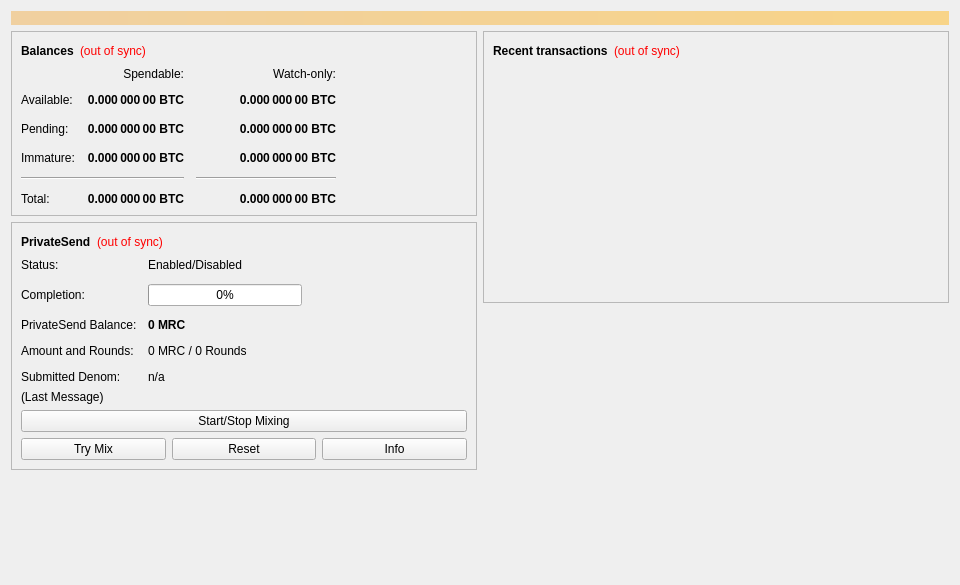
<?xml version="1.0" encoding="UTF-8"?>
<ui version="4.0">
 <class>OverviewPage</class>
 <widget class="QWidget" name="OverviewPage">
  <property name="geometry">
   <rect>
    <x>0</x>
    <y>0</y>
    <width>960</width>
    <height>585</height>
   </rect>
  </property>
  <property name="minimumSize">
   <size>
    <width>960</width>
    <height>0</height>
   </size>
  </property>
  <property name="windowTitle">
   <string>Form</string>
  </property>
  <layout class="QVBoxLayout" name="topLayout">
   <item>
    <widget class="QLabel" name="labelAlerts">
     <property name="visible">
      <bool>false</bool>
     </property>
     <property name="styleSheet">
      <string notr="true">QLabel { background-color: qlineargradient(x1: 0, y1: 0, x2: 1, y2: 0, stop:0 #F0D0A0, stop:1 #F8D488); color:#000000; }</string>
     </property>
     <property name="wordWrap">
      <bool>true</bool>
     </property>
     <property name="margin">
      <number>3</number>
     </property>
     <property name="textInteractionFlags">
      <set>Qt::TextSelectableByMouse</set>
     </property>
    </widget>
   </item>
   <item>
    <layout class="QHBoxLayout" name="horizontalLayout" stretch="1,1">
     <item>
      <layout class="QVBoxLayout" name="verticalLayout_2">
       <item>
        <widget class="QFrame" name="frame">
         <property name="frameShape">
          <enum>QFrame::StyledPanel</enum>
         </property>
         <property name="frameShadow">
          <enum>QFrame::Raised</enum>
         </property>
         <layout class="QVBoxLayout" name="verticalLayout_4">
          <item>
           <layout class="QHBoxLayout" name="horizontalLayout_4">
            <item>
             <widget class="QLabel" name="label_5">
              <property name="font">
               <font>
                <weight>75</weight>
                <bold>true</bold>
               </font>
              </property>
              <property name="text">
               <string>Balances</string>
              </property>
             </widget>
            </item>
            <item>
             <widget class="QLabel" name="labelWalletStatus">
              <property name="toolTip">
               <string>The displayed information may be out of date. Your wallet automatically synchronizes with the Mrclassic network after a connection is established, but this process has not completed yet.</string>
              </property>
              <property name="styleSheet">
               <string notr="true">QLabel { color: red; }</string>
              </property>
              <property name="text">
               <string notr="true">(out of sync)</string>
              </property>
              <property name="alignment">
               <set>Qt::AlignLeading|Qt::AlignLeft|Qt::AlignVCenter</set>
              </property>
             </widget>
            </item>
            <item>
             <spacer name="horizontalSpacer_3">
              <property name="orientation">
               <enum>Qt::Horizontal</enum>
              </property>
              <property name="sizeHint" stdset="0">
               <size>
                <width>40</width>
                <height>20</height>
               </size>
              </property>
             </spacer>
            </item>
           </layout>
          </item>
          <item>
           <layout class="QGridLayout" name="gridLayout">
            <property name="spacing">
             <number>12</number>
            </property>
            <item row="2" column="2">
             <widget class="QLabel" name="labelWatchPending">
              <property name="font">
               <font>
                <weight>75</weight>
                <bold>true</bold>
               </font>
              </property>
              <property name="cursor">
               <cursorShape>IBeamCursor</cursorShape>
              </property>
              <property name="toolTip">
               <string>Unconfirmed transactions to watch-only addresses</string>
              </property>
              <property name="text">
               <string notr="true">0.000 000 00 BTC</string>
              </property>
              <property name="alignment">
               <set>Qt::AlignRight|Qt::AlignTrailing|Qt::AlignVCenter</set>
              </property>
              <property name="textInteractionFlags">
               <set>Qt::LinksAccessibleByMouse|Qt::TextSelectableByKeyboard|Qt::TextSelectableByMouse</set>
              </property>
             </widget>
            </item>
            <item row="2" column="1">
             <widget class="QLabel" name="labelUnconfirmed">
              <property name="font">
               <font>
                <weight>75</weight>
                <bold>true</bold>
               </font>
              </property>
              <property name="cursor">
               <cursorShape>IBeamCursor</cursorShape>
              </property>
              <property name="toolTip">
               <string>Total of transactions that have yet to be confirmed, and do not yet count toward the spendable balance</string>
              </property>
              <property name="text">
               <string notr="true">0.000 000 00 BTC</string>
              </property>
              <property name="alignment">
               <set>Qt::AlignRight|Qt::AlignTrailing|Qt::AlignVCenter</set>
              </property>
              <property name="textInteractionFlags">
               <set>Qt::LinksAccessibleByMouse|Qt::TextSelectableByKeyboard|Qt::TextSelectableByMouse</set>
              </property>
             </widget>
            </item>
            <item row="3" column="2">
             <widget class="QLabel" name="labelWatchImmature">
              <property name="font">
               <font>
                <weight>75</weight>
                <bold>true</bold>
               </font>
              </property>
              <property name="cursor">
               <cursorShape>IBeamCursor</cursorShape>
              </property>
              <property name="toolTip">
               <string>Mined balance in watch-only addresses that has not yet matured</string>
              </property>
              <property name="text">
               <string notr="true">0.000 000 00 BTC</string>
              </property>
              <property name="alignment">
               <set>Qt::AlignRight|Qt::AlignTrailing|Qt::AlignVCenter</set>
              </property>
              <property name="textInteractionFlags">
               <set>Qt::LinksAccessibleByMouse|Qt::TextSelectableByKeyboard|Qt::TextSelectableByMouse</set>
              </property>
             </widget>
            </item>
            <item row="4" column="0" colspan="2">
             <widget class="Line" name="lineSpendableBalance">
              <property name="orientation">
               <enum>Qt::Horizontal</enum>
              </property>
             </widget>
            </item>
            <item row="4" column="2">
             <widget class="Line" name="lineWatchBalance">
              <property name="sizePolicy">
               <sizepolicy hsizetype="Preferred" vsizetype="Fixed">
                <horstretch>0</horstretch>
                <verstretch>0</verstretch>
               </sizepolicy>
              </property>
              <property name="minimumSize">
               <size>
                <width>140</width>
                <height>0</height>
               </size>
              </property>
              <property name="orientation">
               <enum>Qt::Horizontal</enum>
              </property>
             </widget>
            </item>
            <item row="5" column="0">
             <widget class="QLabel" name="labelTotalText">
              <property name="text">
               <string>Total:</string>
              </property>
             </widget>
            </item>
            <item row="3" column="1">
             <widget class="QLabel" name="labelImmature">
              <property name="font">
               <font>
                <weight>75</weight>
                <bold>true</bold>
               </font>
              </property>
              <property name="cursor">
               <cursorShape>IBeamCursor</cursorShape>
              </property>
              <property name="toolTip">
               <string>Mined balance that has not yet matured</string>
              </property>
              <property name="text">
               <string notr="true">0.000 000 00 BTC</string>
              </property>
              <property name="alignment">
               <set>Qt::AlignRight|Qt::AlignTrailing|Qt::AlignVCenter</set>
              </property>
              <property name="textInteractionFlags">
               <set>Qt::LinksAccessibleByMouse|Qt::TextSelectableByKeyboard|Qt::TextSelectableByMouse</set>
              </property>
             </widget>
            </item>
            <item row="2" column="3">
             <spacer name="horizontalSpacer_2">
              <property name="orientation">
               <enum>Qt::Horizontal</enum>
              </property>
              <property name="sizeHint" stdset="0">
               <size>
                <width>40</width>
                <height>20</height>
               </size>
              </property>
             </spacer>
            </item>
            <item row="3" column="0">
             <widget class="QLabel" name="labelImmatureText">
              <property name="text">
               <string>Immature:</string>
              </property>
             </widget>
            </item>
            <item row="5" column="1">
             <widget class="QLabel" name="labelTotal">
              <property name="font">
               <font>
                <weight>75</weight>
                <bold>true</bold>
               </font>
              </property>
              <property name="cursor">
               <cursorShape>IBeamCursor</cursorShape>
              </property>
              <property name="toolTip">
               <string>Your current total balance</string>
              </property>
              <property name="text">
               <string notr="true">0.000 000 00 BTC</string>
              </property>
              <property name="alignment">
               <set>Qt::AlignRight|Qt::AlignTrailing|Qt::AlignVCenter</set>
              </property>
              <property name="textInteractionFlags">
               <set>Qt::LinksAccessibleByMouse|Qt::TextSelectableByKeyboard|Qt::TextSelectableByMouse</set>
              </property>
             </widget>
            </item>
            <item row="5" column="2">
             <widget class="QLabel" name="labelWatchTotal">
              <property name="font">
               <font>
                <weight>75</weight>
                <bold>true</bold>
               </font>
              </property>
              <property name="cursor">
               <cursorShape>IBeamCursor</cursorShape>
              </property>
              <property name="toolTip">
               <string>Current total balance in watch-only addresses</string>
              </property>
              <property name="text">
               <string notr="true">0.000 000 00 BTC</string>
              </property>
              <property name="alignment">
               <set>Qt::AlignRight|Qt::AlignTrailing|Qt::AlignVCenter</set>
              </property>
              <property name="textInteractionFlags">
               <set>Qt::LinksAccessibleByMouse|Qt::TextSelectableByKeyboard|Qt::TextSelectableByMouse</set>
              </property>
             </widget>
            </item>
            <item row="0" column="2">
             <widget class="QLabel" name="labelWatchonly">
              <property name="text">
               <string>Watch-only:</string>
              </property>
              <property name="alignment">
               <set>Qt::AlignRight|Qt::AlignTrailing|Qt::AlignVCenter</set>
              </property>
             </widget>
            </item>
            <item row="1" column="0">
             <widget class="QLabel" name="labelBalanceText">
              <property name="text">
               <string>Available:</string>
              </property>
             </widget>
            </item>
            <item row="1" column="1">
             <widget class="QLabel" name="labelBalance">
              <property name="font">
               <font>
                <weight>75</weight>
                <bold>true</bold>
               </font>
              </property>
              <property name="cursor">
               <cursorShape>IBeamCursor</cursorShape>
              </property>
              <property name="toolTip">
               <string>Your current spendable balance</string>
              </property>
              <property name="text">
               <string notr="true">0.000 000 00 BTC</string>
              </property>
              <property name="alignment">
               <set>Qt::AlignRight|Qt::AlignTrailing|Qt::AlignVCenter</set>
              </property>
              <property name="textInteractionFlags">
               <set>Qt::LinksAccessibleByMouse|Qt::TextSelectableByKeyboard|Qt::TextSelectableByMouse</set>
              </property>
             </widget>
            </item>
            <item row="1" column="2">
             <widget class="QLabel" name="labelWatchAvailable">
              <property name="font">
               <font>
                <weight>75</weight>
                <bold>true</bold>
               </font>
              </property>
              <property name="cursor">
               <cursorShape>IBeamCursor</cursorShape>
              </property>
              <property name="toolTip">
               <string>Your current balance in watch-only addresses</string>
              </property>
              <property name="text">
               <string notr="true">0.000 000 00 BTC</string>
              </property>
              <property name="alignment">
               <set>Qt::AlignRight|Qt::AlignTrailing|Qt::AlignVCenter</set>
              </property>
              <property name="textInteractionFlags">
               <set>Qt::LinksAccessibleByMouse|Qt::TextSelectableByKeyboard|Qt::TextSelectableByMouse</set>
              </property>
             </widget>
            </item>
            <item row="2" column="0">
             <widget class="QLabel" name="labelPendingText">
              <property name="text">
               <string>Pending:</string>
              </property>
             </widget>
            </item>
            <item row="0" column="1">
             <widget class="QLabel" name="labelSpendable">
              <property name="text">
               <string>Spendable:</string>
              </property>
              <property name="alignment">
               <set>Qt::AlignRight|Qt::AlignTrailing|Qt::AlignVCenter</set>
              </property>
             </widget>
            </item>
           </layout>
          </item>
         </layout>
        </widget>
       </item>
       <item>
        <widget class="QFrame" name="framePrivateSend">
         <property name="layoutDirection">
          <enum>Qt::LeftToRight</enum>
         </property>
         <property name="frameShape">
          <enum>QFrame::StyledPanel</enum>
         </property>
         <property name="frameShadow">
          <enum>QFrame::Raised</enum>
         </property>
         <layout class="QVBoxLayout" name="VerticalLayout_PS1">
          <item>
           <layout class="QHBoxLayout" name="horizontalLayout_5">
            <item>
             <widget class="QLabel" name="labelPrivateSendHeader">
              <property name="font">
               <font>
                <weight>75</weight>
                <bold>true</bold>
               </font>
              </property>
              <property name="text">
               <string>PrivateSend</string>
              </property>
             </widget>
            </item>
            <item>
             <widget class="QLabel" name="labelPrivateSendSyncStatus">
              <property name="toolTip">
               <string>The displayed information may be out of date. Your wallet automatically synchronizes with the Mrclassic network after a connection is established, but this process has not completed yet.</string>
              </property>
              <property name="styleSheet">
               <string notr="true">QLabel { color: red; }</string>
              </property>
              <property name="text">
               <string notr="true">(out of sync)</string>
              </property>
              <property name="alignment">
               <set>Qt::AlignLeading|Qt::AlignLeft|Qt::AlignVCenter</set>
              </property>
             </widget>
            </item>
            <item>
             <spacer name="horizontalSpacer_4">
              <property name="orientation">
               <enum>Qt::Horizontal</enum>
              </property>
              <property name="sizeHint" stdset="0">
               <size>
                <width>40</width>
                <height>20</height>
               </size>
              </property>
             </spacer>
            </item>
           </layout>
          </item>
          <item>
           <layout class="QFormLayout" name="privateSendFormLayout">
            <property name="fieldGrowthPolicy">
             <enum>QFormLayout::AllNonFixedFieldsGrow</enum>
            </property>
            <property name="horizontalSpacing">
             <number>11</number>
            </property>
            <property name="verticalSpacing">
             <number>12</number>
            </property>
            <item row="0" column="0">
             <widget class="QLabel" name="labelPrivateSendEnabledText">
              <property name="text">
               <string>Status:</string>
              </property>
             </widget>
            </item>
            <item row="0" column="1">
             <widget class="QLabel" name="labelPrivateSendEnabled">
              <property name="text">
               <string>Enabled/Disabled</string>
              </property>
             </widget>
            </item>
            <item row="1" column="0">
             <widget class="QLabel" name="labelCompletitionText">
              <property name="text">
               <string>Completion:</string>
              </property>
             </widget>
            </item>
            <item row="1" column="1">
             <widget class="QProgressBar" name="privateSendProgress">
              <property name="maximumSize">
               <size>
                <width>154</width>
                <height>16777215</height>
               </size>
              </property>
              <property name="value">
               <number>0</number>
              </property>
             </widget>
            </item>
            <item row="2" column="0">
             <widget class="QLabel" name="labelAnonymizedText">
              <property name="text">
               <string>PrivateSend Balance:</string>
              </property>
             </widget>
            </item>
            <item row="2" column="1">
             <widget class="QLabel" name="labelAnonymized">
              <property name="font">
               <font>
                <weight>75</weight>
                <bold>true</bold>
               </font>
              </property>
              <property name="text">
               <string notr="true">0 MRC</string>
              </property>
             </widget>
            </item>
            <item row="3" column="0">
             <widget class="QLabel" name="labelAmountAndRoundsText">
              <property name="text">
               <string>Amount and Rounds:</string>
              </property>
             </widget>
            </item>
            <item row="3" column="1">
             <widget class="QLabel" name="labelAmountRounds">
              <property name="text">
               <string>0 MRC / 0 Rounds</string>
              </property>
             </widget>
            </item>
            <item row="4" column="0">
             <widget class="QLabel" name="labelSubmittedDenomText">
              <property name="text">
               <string>Submitted Denom:</string>
              </property>
             </widget>
            </item>
            <item row="4" column="1">
             <widget class="QLabel" name="labelSubmittedDenom">
              <property name="toolTip">
               <string>The denominations you submitted to the Masternode.&lt;br&gt;To mix, other users must submit the exact same denominations.</string>
              </property>
              <property name="text">
               <string>n/a</string>
              </property>
             </widget>
            </item>
           </layout>
          </item>
          <item>
           <layout class="QVBoxLayout" name="VerticalLayout_PS">
            <item>
             <widget class="QLabel" name="labelPrivateSendLastMessage">
              <property name="text">
               <string>(Last Message)</string>
              </property>
              <property name="alignment">
               <set>Qt::AlignLeading|Qt::AlignLeft|Qt::AlignTop</set>
              </property>
              <property name="wordWrap">
               <bool>true</bool>
              </property>
             </widget>
            </item>
            <item>
             <widget class="QPushButton" name="togglePrivateSend">
              <property name="sizePolicy">
               <sizepolicy hsizetype="MinimumExpanding" vsizetype="Fixed">
                <horstretch>0</horstretch>
                <verstretch>0</verstretch>
               </sizepolicy>
              </property>
              <property name="text">
               <string>Start/Stop Mixing</string>
              </property>
             </widget>
            </item>
            <item>
             <layout class="QHBoxLayout" name="horizontalLayout_debugbuttons">
              <item>
               <widget class="QPushButton" name="privateSendAuto">
                <property name="sizePolicy">
                 <sizepolicy hsizetype="MinimumExpanding" vsizetype="Fixed">
                  <horstretch>0</horstretch>
                  <verstretch>0</verstretch>
                 </sizepolicy>
                </property>
                <property name="toolTip">
                 <string>Try to manually submit a PrivateSend request.</string>
                </property>
                <property name="text">
                 <string>Try Mix</string>
                </property>
               </widget>
              </item>
              <item>
               <widget class="QPushButton" name="privateSendReset">
                <property name="sizePolicy">
                 <sizepolicy hsizetype="MinimumExpanding" vsizetype="Fixed">
                  <horstretch>0</horstretch>
                  <verstretch>0</verstretch>
                 </sizepolicy>
                </property>
                <property name="toolTip">
                 <string>Reset the current status of PrivateSend (can interrupt PrivateSend if it's in the process of Mixing, which can cost you money!)</string>
                </property>
                <property name="autoFillBackground">
                 <bool>false</bool>
                </property>
                <property name="text">
                 <string>Reset</string>
                </property>
               </widget>
              </item>
              <item>
               <widget class="QPushButton" name="privateSendInfo">
                <property name="sizePolicy">
                 <sizepolicy hsizetype="MinimumExpanding" vsizetype="Fixed">
                  <horstretch>0</horstretch>
                  <verstretch>0</verstretch>
                 </sizepolicy>
                </property>
                <property name="toolTip">
                 <string>Information about PrivateSend and Mixing</string>
                </property>
                <property name="text">
                 <string>Info</string>
                </property>
               </widget>
              </item>
             </layout>
            </item>
           </layout>
          </item>
         </layout>
        </widget>
       </item>
       <item>
        <spacer name="verticalSpacer">
         <property name="orientation">
          <enum>Qt::Vertical</enum>
         </property>
         <property name="sizeHint" stdset="0">
          <size>
           <width>20</width>
           <height>40</height>
          </size>
         </property>
        </spacer>
       </item>
      </layout>
     </item>
     <item>
      <layout class="QVBoxLayout" name="verticalLayout_3">
       <item>
        <widget class="QFrame" name="frame_2">
         <property name="frameShape">
          <enum>QFrame::StyledPanel</enum>
         </property>
         <property name="frameShadow">
          <enum>QFrame::Raised</enum>
         </property>
         <layout class="QVBoxLayout" name="verticalLayout">
          <item>
           <layout class="QHBoxLayout" name="horizontalLayout_2">
            <item>
             <widget class="QLabel" name="label_4">
              <property name="font">
               <font>
                <weight>75</weight>
                <bold>true</bold>
               </font>
              </property>
              <property name="text">
               <string>Recent transactions</string>
              </property>
             </widget>
            </item>
            <item>
             <widget class="QLabel" name="labelTransactionsStatus">
              <property name="toolTip">
               <string>The displayed information may be out of date. Your wallet automatically synchronizes with the Mrclassic network after a connection is established, but this process has not completed yet.</string>
              </property>
              <property name="styleSheet">
               <string notr="true">QLabel { color: red; }</string>
              </property>
              <property name="text">
               <string notr="true">(out of sync)</string>
              </property>
              <property name="alignment">
               <set>Qt::AlignLeading|Qt::AlignLeft|Qt::AlignVCenter</set>
              </property>
             </widget>
            </item>
            <item>
             <spacer name="horizontalSpacer">
              <property name="orientation">
               <enum>Qt::Horizontal</enum>
              </property>
              <property name="sizeHint" stdset="0">
               <size>
                <width>40</width>
                <height>20</height>
               </size>
              </property>
             </spacer>
            </item>
           </layout>
          </item>
          <item>
           <widget class="QListView" name="listTransactions">
            <property name="styleSheet">
             <string notr="true">QListView { background: transparent; }</string>
            </property>
            <property name="frameShape">
             <enum>QFrame::NoFrame</enum>
            </property>
            <property name="verticalScrollBarPolicy">
             <enum>Qt::ScrollBarAlwaysOff</enum>
            </property>
            <property name="horizontalScrollBarPolicy">
             <enum>Qt::ScrollBarAlwaysOff</enum>
            </property>
            <property name="selectionMode">
             <enum>QAbstractItemView::NoSelection</enum>
            </property>
           </widget>
          </item>
         </layout>
        </widget>
       </item>
       <item>
        <spacer name="verticalSpacer_2">
         <property name="orientation">
          <enum>Qt::Vertical</enum>
         </property>
         <property name="sizeHint" stdset="0">
          <size>
           <width>20</width>
           <height>40</height>
          </size>
         </property>
        </spacer>
       </item>
      </layout>
     </item>
    </layout>
   </item>
  </layout>
 </widget>
 <resources/>
 <connections/>
</ui>
